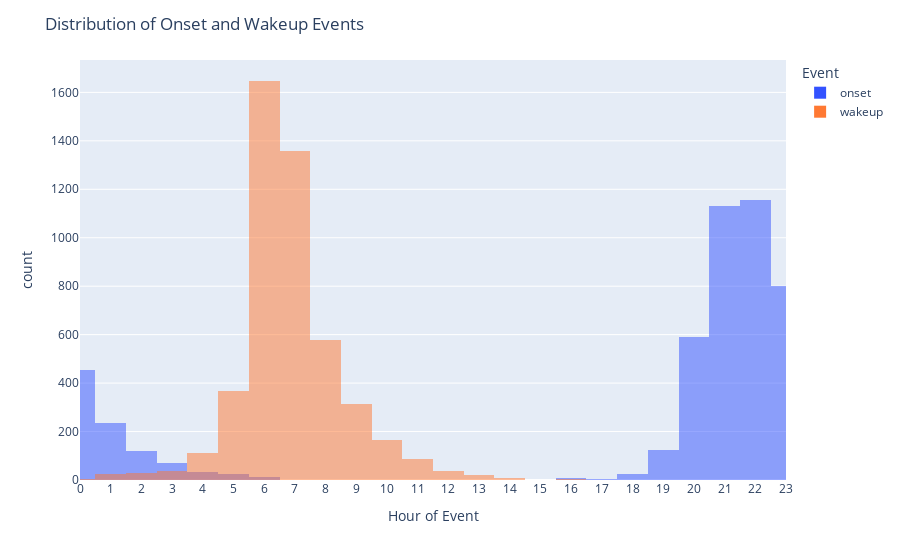

The notebook cell this image was saved under:
### Code cell
# Assuming your DataFrame is called train_events
df_onset = train_events[train_events['event'] == 'onset']
df_wakeup = train_events[train_events['event'] == 'wakeup']

# Combine the DataFrames for plotting
combined_df = pd.concat([df_onset, df_wakeup])

# Create a histogram
fig = px.histogram(combined_df, x='hour', nbins=24, color='event', barmode='overlay',
                   labels={'hour': 'Hour of Event', 'event': 'Event'},
                   color_discrete_map={'onset': '#3352ff', 'wakeup': '#ff7933'})

# Update layout with title and x-axis range
fig.update_layout(
    title='Distribution of Onset and Wakeup Events',
    xaxis=dict(range=[0, 23], tickvals=list(range(24)))
)

# Show the plot
fig.show()

### Figure 1 — Plotly figure (JSON) as saved in the notebook; plotly's stock layout.template omitted (floating-point values rounded to 4 significant figures; data arrays with more than 128 entries replaced by an {"elided": "..."} marker saying what was removed)
{"data": [{"alignmentgroup": "True", "bingroup": "x", "hovertemplate": "Event=onset<br>Hour of Event=%{x}<br>count=%{y}<extra></extra>", "legendgroup": "onset", "marker": {"color": "#3352ff", "opacity": 0.5, "pattern": {"shape": ""}}, "name": "onset", "nbinsx": 24, "offsetgroup": "onset", "orientation": "v", "showlegend": true, "type": "histogram", "x": {"elided": "7254 int values"}, "xaxis": "x", "yaxis": "y"}, {"alignmentgroup": "True", "bingroup": "x", "hovertemplate": "Event=wakeup<br>Hour of Event=%{x}<br>count=%{y}<extra></extra>", "legendgroup": "wakeup", "marker": {"color": "#ff7933", "opacity": 0.5, "pattern": {"shape": ""}}, "name": "wakeup", "nbinsx": 24, "offsetgroup": "wakeup", "orientation": "v", "showlegend": true, "type": "histogram", "x": {"elided": "7254 int values"}, "xaxis": "x", "yaxis": "y"}], "layout": {"barmode": "overlay", "legend": {"title": {"text": "Event"}, "tracegroupgap": 0}, "margin": {"t": 60}, "title": {"text": "Distribution of Onset and Wakeup Events"}, "xaxis": {"anchor": "y", "domain": [0, 1], "range": [0, 23], "tickvals": [0, 1, 2, 3, 4, 5, 6, 7, 8, 9, 10, 11, 12, 13, 14, 15, 16, 17, 18, 19, 20, 21, 22, 23], "title": {"text": "Hour of Event"}}, "yaxis": {"anchor": "x", "domain": [0, 1], "title": {"text": "count"}}}}
